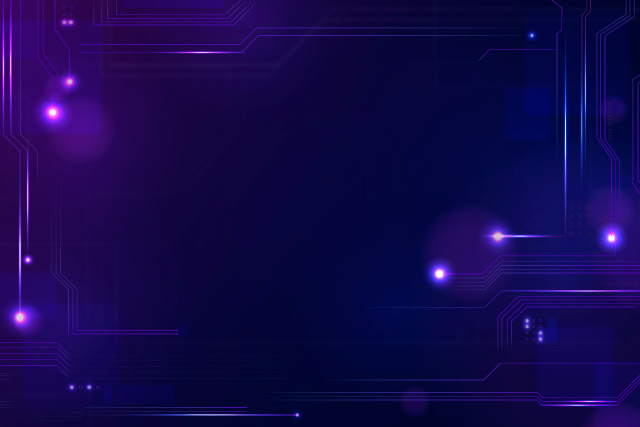
#> input picture Cryptonia/src/images/home.jpeg, 1280 x 853 px (shown at 1/2 size); its folder holds 2 pictures in this run
$ python -i Cryptonia.py   (imports and definitions only)   (older library calls are emulated)
#> lines starting #> are read from the running program, lines starting #| are printed output that depends on the picture
import tkinter as tk
from tkinter import *
from tkinter import messagebox
from tkinter import ttk
from PIL import Image,ImageTk
from cryptography import fernet
from cryptography.fernet import Fernet
import random


# [153 lines left out: functions decrypt, encrypt, not called in this run]

def main_window():
    window=Tk()
    window.geometry("600x500+450+100")
    window.resizable(0, 0)
    window.config(bg="green")
    window.title("Cryptonia")
    window.iconbitmap(r'images/lock icon2.ico')
    image=Image.open('images/home.jpeg')
#> image is the input picture: PIL image 1280x853 RGB; mean R, G, B 19.8, 8, 77.5
    resized_image= image.resize((600,500), Image.ANTIALIAS)
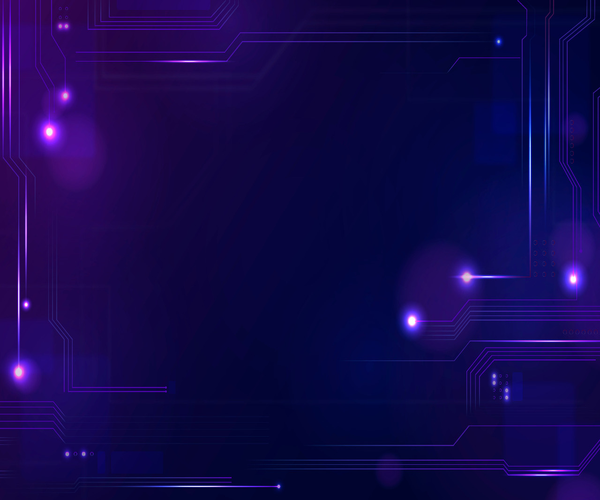
#> resized_image: PIL image 600x500 RGB; mean R, G, B 19.9, 8, 77.5
    photo=ImageTk.PhotoImage(resized_image)
    lab1=Label(image=photo)
    lab1.pack(fill=BOTH,expand=True)

    button1=Button(window,text="Encryption",width=25,bd=3,bg="black",fg="white",font=('arial',16,'bold'),command = lambda: encrypt(window)).place(x=120,y=150)
    button2=Button(window,text="Decryption",width=25,bd=3,bg="black",fg="white",font=('arial',16,'bold'),command = lambda: decrypt(window)).place(x=120,y=250)

    window.mainloop()
# [1 line not run here, left out]

>>> result = main_window()
